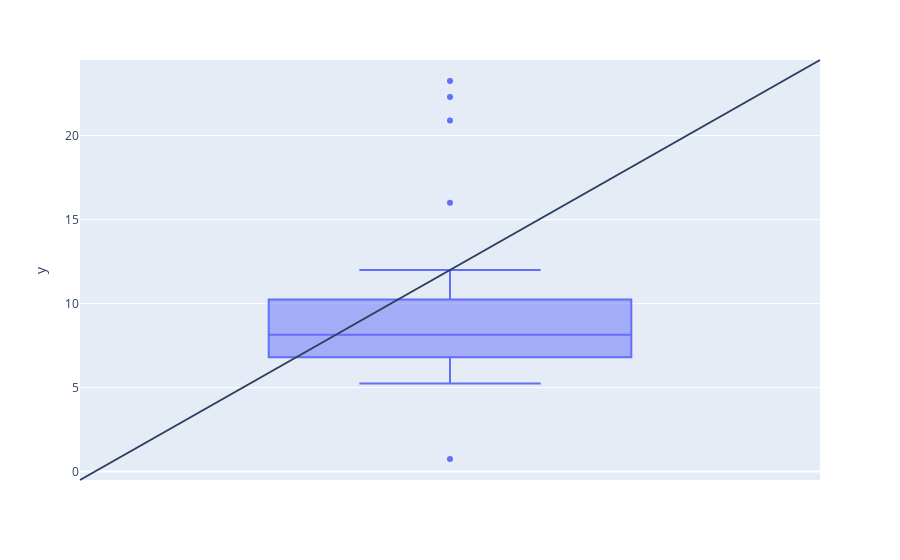

Notebook code cell kept with this figure:
### Code cell
fig=px.box(y=[0.75, 5.25, 5.5, 6, 6.2, 6.6, 6.8, 7.0, 7.2, 7.5, 7.5, 7.75, 8.15, 8.15,
           8.65, 8.93, 9.2, 9.5, 10, 10.25, 11.5, 12, 16, 20.9, 22.3, 23.25])

fig.add_shape(
            type='line',
            xref='paper',
            yref='paper',
            x0=0,
            x1=1,
            y0=0,
            y1=1)

### Figure 1 — Plotly figure (JSON) as saved in the notebook; plotly's stock layout.template omitted (floating-point values rounded to 4 significant figures)
{"data": [{"alignmentgroup": "True", "hovertemplate": "y=%{y}<extra></extra>", "legendgroup": "", "marker": {"color": "#636efa"}, "name": "", "notched": false, "offsetgroup": "", "orientation": "v", "showlegend": false, "type": "box", "x0": " ", "xaxis": "x", "y": [0.75, 5.25, 5.5, 6, 6.2, 6.6, 6.8, 7, 7.2, 7.5, 7.5, 7.75, 8.15, 8.15, 8.65, 8.93, 9.2, 9.5, 10, 10.25, 11.5, 12, 16, 20.9, 22.3, 23.25], "y0": " ", "yaxis": "y"}], "layout": {"boxmode": "group", "legend": {"tracegroupgap": 0}, "margin": {"t": 60}, "shapes": [{"type": "line", "x0": 0, "x1": 1, "xref": "paper", "y0": 0, "y1": 1, "yref": "paper"}], "xaxis": {"anchor": "y", "domain": [0, 1]}, "yaxis": {"anchor": "x", "domain": [0, 1], "title": {"text": "y"}}}}
